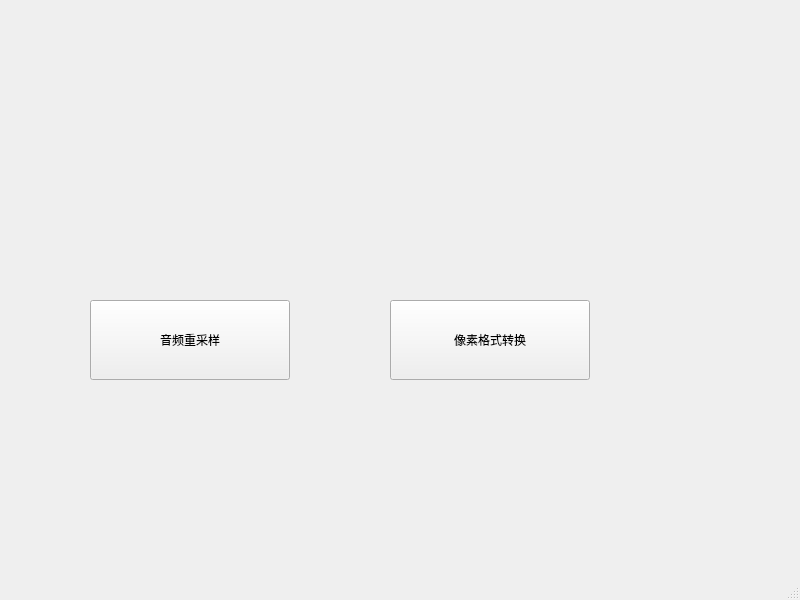
<?xml version="1.0" encoding="UTF-8"?>
<ui version="4.0">
 <class>MainWindow</class>
 <widget class="QMainWindow" name="MainWindow">
  <property name="geometry">
   <rect>
    <x>0</x>
    <y>0</y>
    <width>800</width>
    <height>600</height>
   </rect>
  </property>
  <property name="windowTitle">
   <string>MainWindow</string>
  </property>
  <widget class="QWidget" name="centralwidget">
   <widget class="QPushButton" name="reSampleBtn">
    <property name="geometry">
     <rect>
      <x>90</x>
      <y>300</y>
      <width>200</width>
      <height>80</height>
     </rect>
    </property>
    <property name="text">
     <string>音频重采样</string>
    </property>
   </widget>
   <widget class="QPushButton" name="swsScaleBtn">
    <property name="geometry">
     <rect>
      <x>390</x>
      <y>300</y>
      <width>200</width>
      <height>80</height>
     </rect>
    </property>
    <property name="text">
     <string>像素格式转换</string>
    </property>
   </widget>
  </widget>
  <widget class="QMenuBar" name="menubar">
   <property name="geometry">
    <rect>
     <x>0</x>
     <y>0</y>
     <width>800</width>
     <height>24</height>
    </rect>
   </property>
  </widget>
  <widget class="QStatusBar" name="statusbar"/>
 </widget>
 <resources/>
 <connections/>
</ui>
